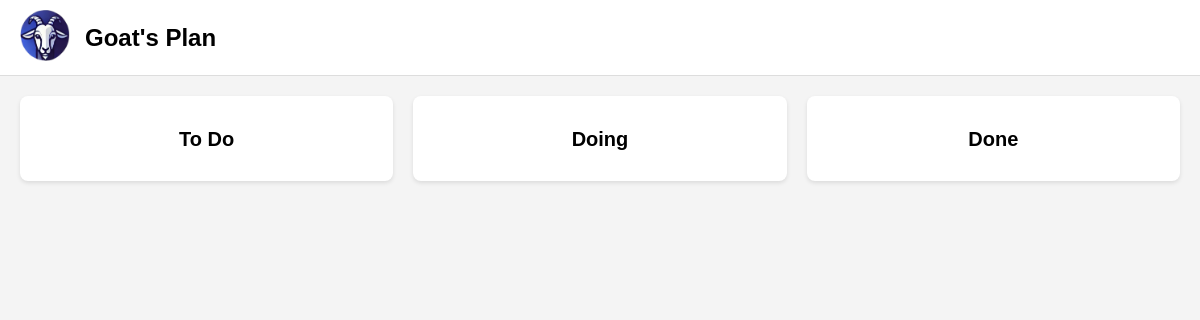
The app's page /planner/2/mycompanies/455b2f60-f28a-47da-9a08-dacdbf895fd1/aa30168d-7785-4658-8b26-5643ed0c4632/ (signed in), older data.
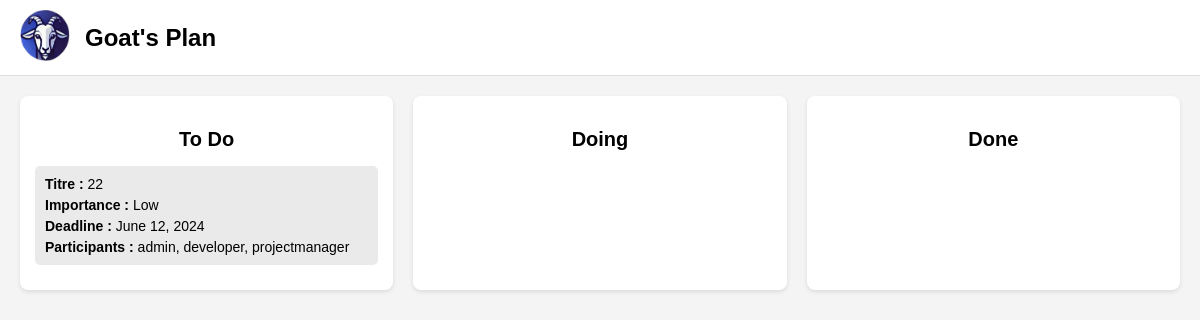
The same page, newer data.
### planner/models.py (models this page shows, shortened)
class Task(models.Model):
    IMPORTANCE_CHOICES = [
        ('Low', 'Low'),
        ('Medium', 'Medium'),
        ('High', 'High'),
    ]
    STATUS_CHOICES = [
        ('TO_DO', 'TO DO'),
        ('DOING', 'DOING'),
        ('DONE', 'DONE'),
    ]
    title = models.CharField(max_length=100)
    description = models.TextField()
    status = models.CharField(max_length=100, choices=STATUS_CHOICES, default='TO_DO')
    importance = models.CharField(max_length=100, choices=IMPORTANCE_CHOICES, default='Medium')
    deadline = models.DateField()
    project = models.ForeignKey('Project', on_delete=models.CASCADE, related_name='tasks')  # Link to a project
    assigned_users = models.ManyToManyField(CustomUser, related_name='tasks')  # Assignable to multiple users

### users/models.py (models this page shows, shortened)
class CustomUser(AbstractUser):
    ROLE_CHOICES = [
        ('project_manager', 'Project Manager'),
        ('developer', 'Developer'),
    ]
    role = models.CharField(max_length=20, choices=ROLE_CHOICES, default='developer') #NB: admin will thus be set a dev
    is_active = models.BooleanField(default=True)
    is_superuser = models.BooleanField(default=False)
    is_staff = models.BooleanField(default=False)

### planner/views.py (the view, shortened to what this page needs)
# urls.py: path('<int:userid>/mycompanies/<uuid:ccid>/<uuid:projectid>/', views.ProjectDetailView.as_view(), name='mytasks'),
class ProjectDetailView(LoginRequiredMixin, DetailView):
    model = Project
    pk_url_kwarg = 'projectid'
    def get_template_names(self):
        user = self.request.user
        if user.role == 'developer':
            return ['planner/index.html']
        elif user.role == 'project_manager':
            return ['planner/project_manager/tasks.html']
        return ['planner/not_found.html']
    def get_context_data(self, **kwargs):
        context = super().get_context_data(**kwargs)
        project = self.get_object()
        user = self.request.user
        if user.role == 'project_manager':
            context['user_tasks'] = Task.objects.filter(project=project)
        else:
            context['user_tasks'] = user.tasks.filter(project=project)
        parent_company = project.companies.first()
        context['parent_company'] = parent_company
        context['status_form'] = TaskUpdateStatusForm()
        context['STATUS_CHOICES'] = Task.STATUS_CHOICES
        return context

### planner/templates/planner/index.html (shortened to what this page needs)
{% load static %}
<!DOCTYPE html>
<html lang="en">
<head>
    <link rel="stylesheet" href="{% static 'planner/tasks_style.css' %}">
</head>
<body>
    <div class="header">
        <a href="{% url "planner:home" %}">
            <img src="{% static 'planner/LogoGoat.png' %}" alt="Logo" class="logo" width="50px">
        </a>
        <h1>Goat's Plan</h1>
    </div>
    <div class="board">
        <div class="column">
            <h2>To Do</h2>
            {% for task in user_tasks %}
                {% if task.status == "TO_DO" %}
                    <div class="task {{ task.importance|lower }}" onclick="openModal('{{ task.title }}', '{{ task.importance }}', '{{ task.deadline }}', '{{ task.description }}', '{{ task.status }}')">
                        <span><strong>Titre :</strong> {{ task.title }}</span>
                        <span><strong>Importance :</strong> {{ task.importance }}</span>
                        <span><strong>Deadline :</strong> {{ task.deadline }}</span>
                        <span><strong>Participants :</strong>
                            {% for user in task.assigned_users.all %}
                                {{ user.username }}{% if not forloop.last %}, {% endif %}
                            {% empty %}
                                Aucun participant
                            {% endfor %}
                        </span>
                    </div>
                {% endif %}
            {% endfor %}
        </div>
        <div class="column">
            <h2>Doing</h2>
        </div>
        <div class="column">
            <h2>Done</h2>
        </div>
    </div>
</body>
</html>

Row changes from the older to the newer data that the page shows:
added Task: title "22", importance "Low", deadline "June 12, 2024"
now on this page (row edited): CustomUser: username "admin"
now on this page (row edited): CustomUser: username "developer"
now on this page (row edited): CustomUser: username "projectmanager"
